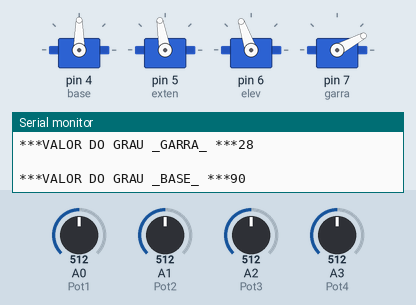
Simulated run of this sketch. Board: Arduino Uno, built with avr-gcc and run on an emulated ATmega328P. On the bench: 4 × servo, the last lines printed to the serial monitor. The test bench sets the inputs (shaded band); at power-on: A1 (Pot2) = 512, A0 (Pot1) = 512, A2 (Pot3) = 512, A3 (Pot4) = 512.

Above: at 1.2 s.
1.3 s: A1 (Pot2) set to 306
At 2.6 s:
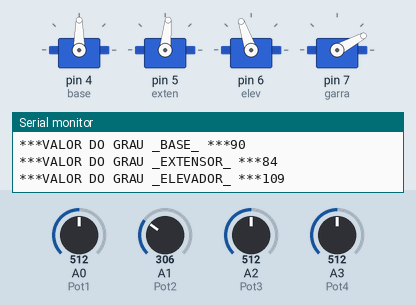
2.9 s: A0 (Pot1) set to 550
At 4.5 s:
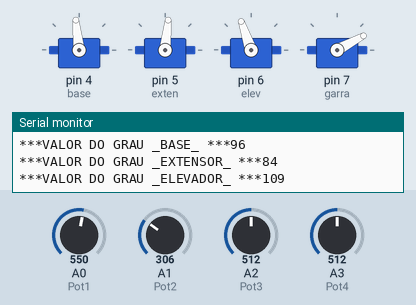
5.9 s: A0 (Pot1) set to 585
At 6.7 s:
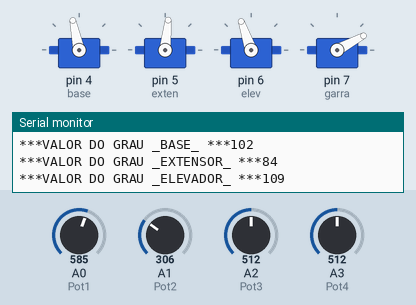
7.4 s: A2 (Pot3) set to 415
At 8.8 s:
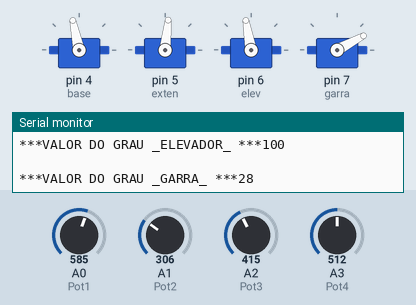
10.4 s: A2 (Pot3) set to 390
At 11.7 s:
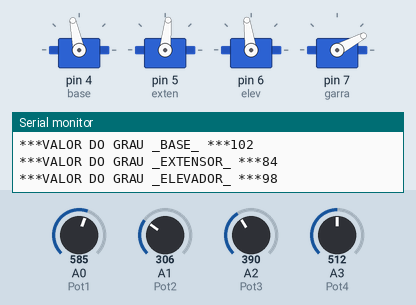
12.0 s: A3 (Pot4) set to 992
At 13.4 s:
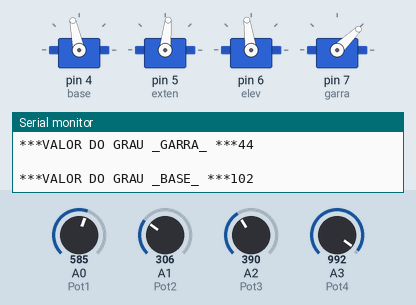
Timing chart, 0 to 14.6 s (numbered marks = the images above; inputs shaded):
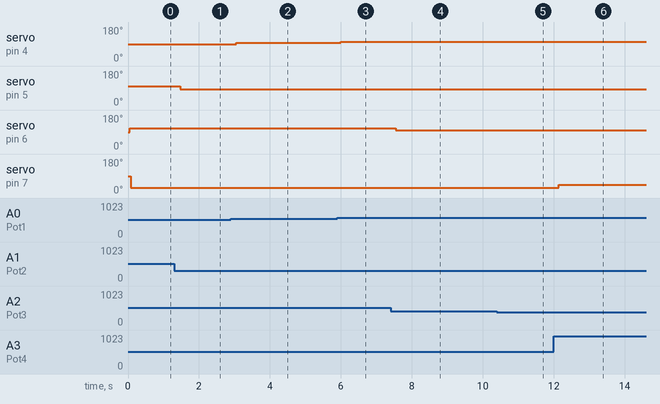

Measured:
- after the input at 1.3 s, servo on pin 5 (exten): 100° → 84° after 0.18 s
- after the input at 2.9 s, servo on pin 4 (base): 90° → 96° after 0.16 s
- after the input at 5.9 s, servo on pin 4 (base): 96° → 102° after 0.09 s
- after the input at 7.4 s, servo on pin 6 (elev): 109° → 100° after 0.14 s
- after the input at 10.4 s, servo on pin 6 (elev): 100° → 98° after 0.10 s
- after the input at 12.0 s, servo on pin 7 (garra): 28° → 44° after 0.15 s

The sketch:

Teste_Dos_4Servos_Potenciometro.ino
```cpp
#include <Servo.h>
#define Pot1 A0
#define Pot2 A1
#define Pot3 A2
#define Pot4 A3
Servo base;
Servo exten;
Servo elev;
Servo garra;
int val1;
int val2;
int val3;
int val4;

void setup() {
Serial.begin(9600);
base.attach(4);
exten.attach(5);
elev.attach(6);
garra.attach(7);
}

void loop() {
 //***BASE***
val1 = analogRead(Pot1);
val1 = map(val1,0,1023,0,180);
Serial.print("***VALOR DO GRAU _BASE_ ***");
Serial.print(val1);
Serial.println(" ");
base.write(val1);

//***EXTENSOR***
val2 = analogRead(Pot2);
val2 = map(val2,0,1023,61,140);
Serial.print("***VALOR DO GRAU _EXTENSOR_ ***");
Serial.println(val2);
exten.write(val2);

//***ELEVADOR***
val3 = analogRead(Pot3);
val3 = map(val3,0,1023,64,155);
Serial.print("***VALOR DO GRAU _ELEVADOR_ ***");
Serial.println(val3);
Serial.println(" ");
elev.write(val3);

//***GARRA***
val4 = analogRead(Pot4);
val4 = map(val4,0,1023,10,46);
Serial.print("***VALOR DO GRAU _GARRA_ ***");
Serial.println(val4);
Serial.println(" ");
garra.write(val4);
}
```
